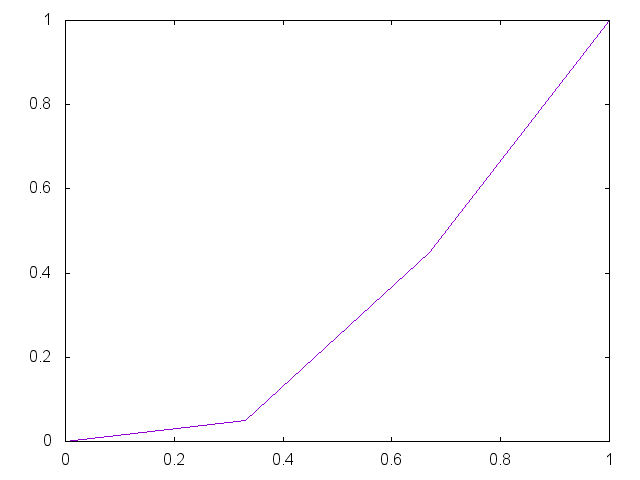

This figure's gnuplot source:


set term png

set output "generate/static/generate/unique-0.05-0.45.png"
plot '-' smooth unique notitle
0 0
0.33 0.05
0.67 0.45 
1 1
e

reset;
